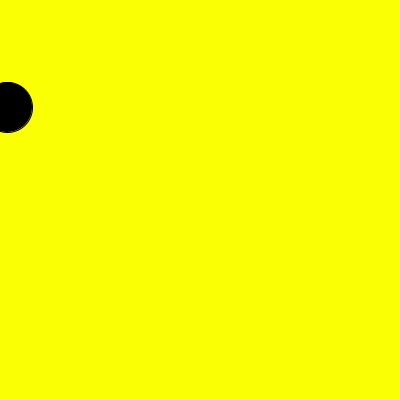
Frame 1 (no input)
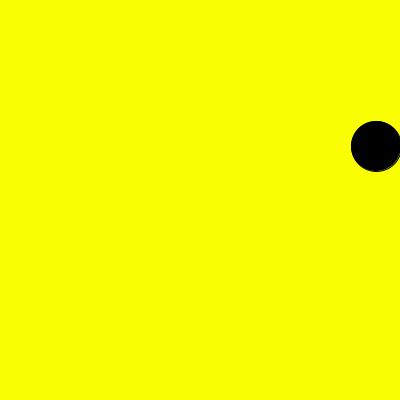
Frame 60 (the mouse pressed at the canvas centre just before this capture)
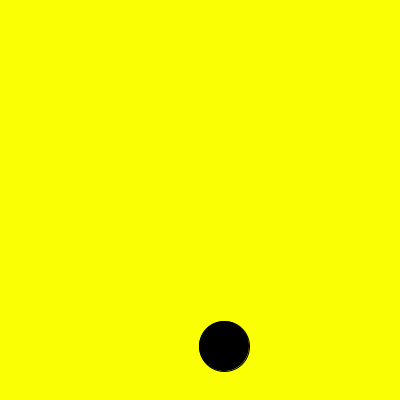
Frame 120 (the mouse held since frame 60 and released just before this capture)

The Processing sketch that drew these frames (run headless with seeded random() and noise(); from frame 60 on, the mouse is pressed at the canvas centre):

// Processing sketch: processing_38866
// ── processing_38866.pde

int x_position=0;
int x_speed=+2;
int y_position=100;
int y_speed=+2;

void setup(){
  size(400,400);
}

void draw(){
  background(250,255,3);
  x_position=x_position+5+x_speed;
  y_position=y_position+5+y_speed;
  fill(0);
  ellipse(x_position,y_position,50,50);
  if(x_position>400){
    x_speed=-20;
  }
  if(y_position>400){
    y_speed=-20;
  }
  if(x_position<0){
    x_speed=+2;
  }
  if(y_position<0){
    y_speed=+2;
  }
  
}
